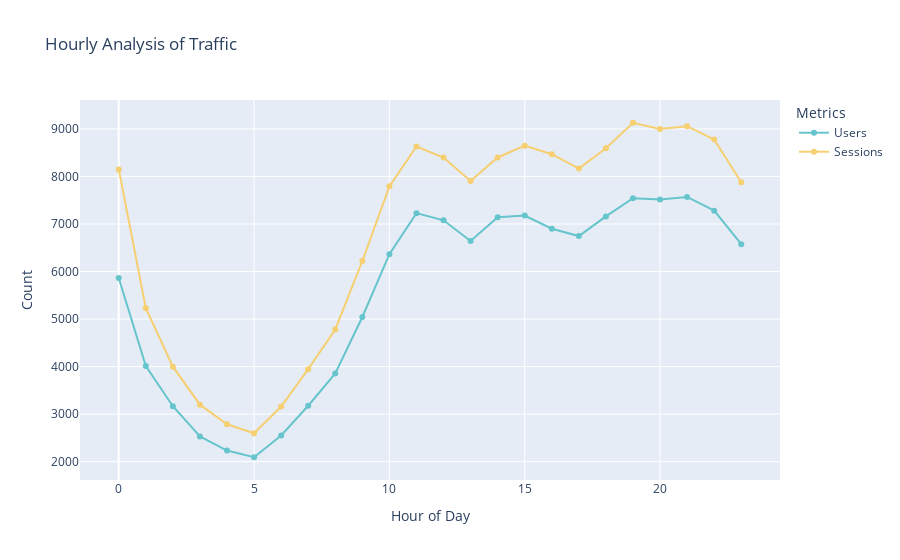

The code cell stored with this chart in its notebook:
### Markdown cell above
##### | Temporal Distribution of Session - Hourly/Daily/Weekly Analysis |

### Code cell
# Creating a Function to generate the graphs based on user input
def generate_temporal_analysis(data, analysis_type):
    if analysis_type == 'Hourly':
        data['Hour'] = data['Date + hour (YYYYMMDDHH)'].dt.hour
        hourly_data = data.groupby('Hour').agg({'Users': 'sum', 'Sessions': 'sum'}).reset_index()
        
        fig = go.Figure()
        fig.add_trace(go.Scatter(x=hourly_data['Hour'], y=hourly_data['Users'], mode='lines+markers', name='Users', line=dict(color='rgb(102,197,204)')))
        fig.add_trace(go.Scatter(x=hourly_data['Hour'], y=hourly_data['Sessions'], mode='lines+markers', name='Sessions', line=dict(color='rgb(246,207,113)')))
        
        fig.update_layout(title='Hourly Analysis of Traffic', xaxis_title='Hour of Day', yaxis_title='Count', legend_title='Metrics')
        
    elif analysis_type == 'Daily':
        data['Date'] = data['Date + hour (YYYYMMDDHH)'].dt.date
        daily_data = data.groupby('Date').agg({'Users': 'sum', 'Sessions': 'sum'}).reset_index()
        
        fig = go.Figure()
        fig.add_trace(go.Scatter(x=daily_data['Date'], y=daily_data['Users'], mode='lines+markers', name='Users', line=dict(color='rgb(102,197,204)')))
        fig.add_trace(go.Scatter(x=daily_data['Date'], y=daily_data['Sessions'], mode='lines+markers', name='Sessions', line=dict(color='rgb(246,207,113)')))
        
        fig.update_layout(title='Daily Analysis of Traffic', xaxis_title='Date', yaxis_title='Count', legend_title='Metrics')
        

    elif analysis_type == 'Day of the Week':
        data['Day of Week'] = data['Date + hour (YYYYMMDDHH)'].dt.day_name()
        day_of_week_data = data.groupby('Day of Week').agg({'Users': 'sum', 'Sessions': 'sum'}).reindex([
            'Monday', 'Tuesday', 'Wednesday', 'Thursday', 'Friday', 'Saturday', 'Sunday'
        ]).reset_index()
        
        fig = go.Figure()
        fig.add_trace(go.Bar(x=day_of_week_data['Day of Week'], y=day_of_week_data['Users'], name='Users', marker_color='rgb(102,197,204)'))
        fig.add_trace(go.Bar(x=day_of_week_data['Day of Week'], y=day_of_week_data['Sessions'], name='Sessions', marker_color='rgb(246,207,113)'))
        
        fig.update_layout(title='Seasonal Trends: Traffic by Day of Week', xaxis_title='Day of Week', yaxis_title='Count', legend_title='Metrics', barmode='group')
    
    else:
        raise ValueError("Invalid analysis type. Choose from 'Hourly', 'Daily', or 'Day of the Week'.")
    
    fig.show()

# User input for analysis type
analysis_type = input("Enter the analysis type (Hourly, Daily, Day of the Week): ")
generate_temporal_analysis(data, analysis_type)

### Figure 1 — Plotly figure (JSON) as saved in the notebook; plotly's stock layout.template omitted (floating-point values rounded to 4 significant figures)
{"data": [{"line": {"color": "rgb(102,197,204)"}, "mode": "lines+markers", "name": "Users", "type": "scatter", "x": [0, 1, 2, 3, 4, 5, 6, 7, 8, 9, 10, 11, 12, 13, 14, 15, 16, 17, 18, 19, 20, 21, 22, 23], "y": [5864, 4011, 3167, 2531, 2234, 2093, 2551, 3176, 3855, 5043, 6365, 7228, 7077, 6640, 7142, 7178, 6899, 6745, 7159, 7543, 7517, 7568, 7280, 6574]}, {"line": {"color": "rgb(246,207,113)"}, "mode": "lines+markers", "name": "Sessions", "type": "scatter", "x": [0, 1, 2, 3, 4, 5, 6, 7, 8, 9, 10, 11, 12, 13, 14, 15, 16, 17, 18, 19, 20, 21, 22, 23], "y": [8148, 5228, 3999, 3199, 2786, 2598, 3161, 3946, 4781, 6221, 7791, 8629, 8398, 7905, 8399, 8647, 8467, 8165, 8593, 9129, 8996, 9056, 8777, 7876]}], "layout": {"autosize": true, "legend": {"title": {"text": "Metrics"}}, "title": {"text": "Hourly Analysis of Traffic"}, "xaxis": {"autorange": true, "range": [-1.436, 24.44], "title": {"text": "Hour of Day"}, "type": "linear"}, "yaxis": {"autorange": true, "range": [1512.0, 9710.0], "title": {"text": "Count"}, "type": "linear"}}}
